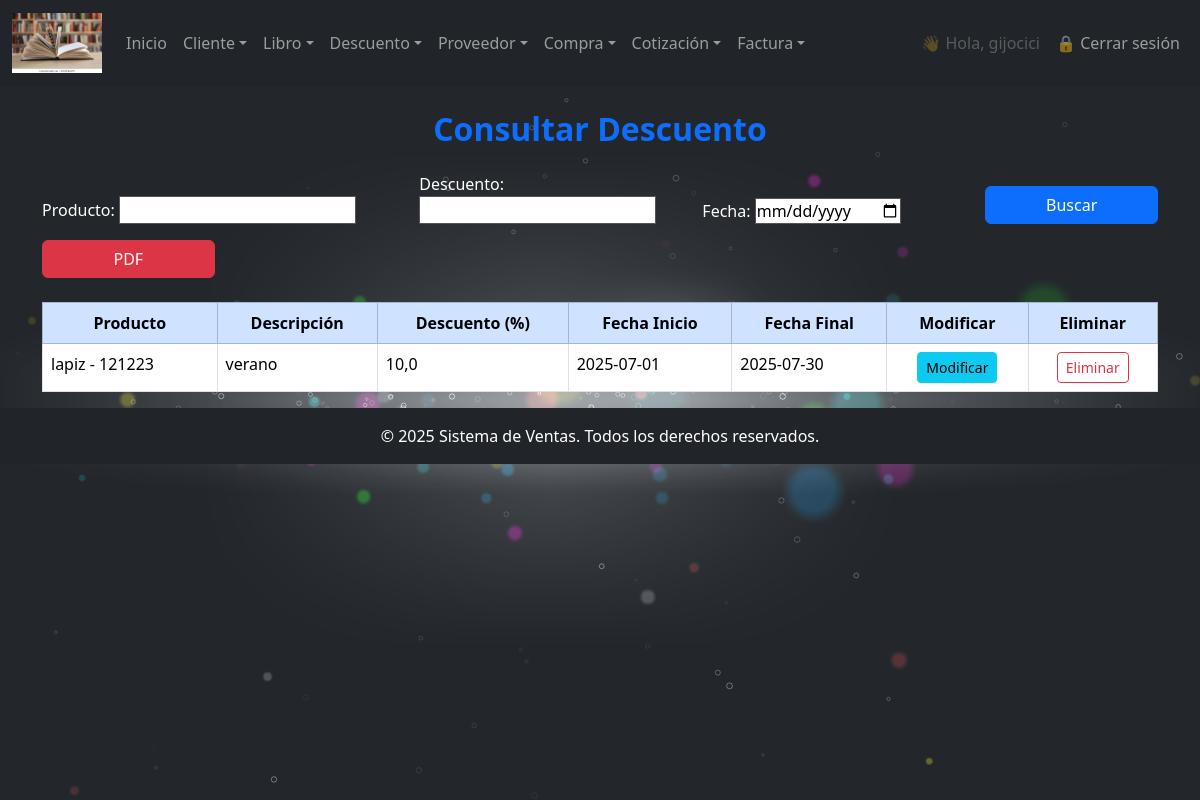
The page /descuento/consultar/ (signed in) on the database its author committed.
### miapp/models.py (models this page shows, shortened)
class Descuento(models.Model):
    producto = models.ForeignKey(Producto, on_delete=models.CASCADE)
    descripcion = models.CharField(max_length=255, blank=True, null=True)
    descuento = models.FloatField(default=0)
    fecha_inicio = models.DateTimeField(default=timezone.now)
    fecha_final = models.DateTimeField(default=timezone.now)
    fecha_creacion = models.DateTimeField(auto_now_add=True , )
    fecha_modificacion = models.DateTimeField(auto_now=True , )
    creacion_usuario = models.CharField(max_length=50)
    modificacion_usuario = models.CharField(max_length=50)
    estado = models.IntegerField(choices=ESTADO_CHOICES, default=1)
    class Meta:
        db_table = "descuento"
        verbose_name = "descuento"
        verbose_name_plural = "descuentos"

class Producto(models.Model):
    numero_serie = models.CharField(max_length=100, unique=True,)
    lote = models.CharField(max_length=50)  # Nuevo campo
    bodega = models.ForeignKey(Bodega, on_delete=models.CASCADE, null=True, blank=True)
    imagen = models.ImageField(upload_to='productos/', blank=True, null=True)
    nombre = models.CharField(max_length=100)
    modelo = models.CharField(max_length=100)
    color = models.CharField(max_length=50)
    categoria = models.CharField(max_length=100)
    precio = models.DecimalField(max_digits=10, decimal_places=2, default= Decimal('0.00'))  # Más seguro que Float
    stock = models.IntegerField(default=0)
    fecha_creacion = models.DateTimeField(auto_now_add=True)
    fecha_modificacion = models.DateTimeField(auto_now=True)
    creacion_usuario = models.CharField(max_length=50)
    modificacion_usuario = models.CharField(max_length=50)
    ESTADO_CHOICES = [
        (1, 'Activo'),
        (0, 'Inactivo'),
    ]
    estado = models.IntegerField(choices=ESTADO_CHOICES, default=1)
    class Meta:
        db_table = "producto"
        verbose_name = "producto"
        verbose_name_plural = "productos"
    def __str__(self):
        return f"{self.nombre} - {self.numero_serie}"

### miapp/views.py (the view)
        def wrapper(request, *args, **kwargs):
            if not request.user.is_authenticated:
                return redirect('login')
            try:
                empleado = Empleado.objects.get(user=request.user)
                if empleado.cargo.nombre.lower() in [c.lower() for c in nombre_cargos]:
                    return view_func(request, *args, **kwargs)
            except Empleado.DoesNotExist:
                pass
            return redirect('no_autorizado')

### miapp/forms.py
class BuscarDescuentoForm(forms.Form):
    producto = forms.CharField(max_length=50, required=False)
    descuento = forms.DecimalField(max_digits=5, decimal_places=2, required=False)
    fecha = forms.DateTimeField(
        required=False,
        widget=forms.DateInput(
            format=('%Y-%m-%d'),
            attrs={
                'placeholder': 'Seleccione la fecha de creación',
                'type': 'date'
            }
        )
    )

### miapp/views.py (called while the page is built, shortened)
def cargo_requerido(nombre_cargos):
    def decorador(view_func):
        def wrapper(request, *args, **kwargs):
            if not request.user.is_authenticated:
                return redirect('login')
            try:
                empleado = Empleado.objects.get(user=request.user)
                if empleado.cargo.nombre.lower() in [c.lower() for c in nombre_cargos]:
                    return view_func(request, *args, **kwargs)
            except Empleado.DoesNotExist:
                pass
            return redirect('no_autorizado')
        return wrapper
    return decorador

@login_required
@cargo_requerido(['admin', 'Gerente', 'supervisor', 'cajero'])
def consultar_descuento(request: HttpRequest) -> HttpResponse:
    buscar_descuento_form = BuscarDescuentoForm(request.POST or None)
    descuentos = Descuento.objects.all()
    return render(request, "facturacion_cliente/descuento/consultar_descuento.html", {
        'buscador_descuento': buscar_descuento_form,
        'descuentos': descuentos
    })

### miapp/templates/facturacion_cliente/descuento/consultar_descuento.html (shortened to what this page needs)
{% extends 'index.html' %}
{% block main %}
<div class="container mt-4">
    <h2 class="text-center mb-4 text-primary"><b>Consultar Descuento</b></h2>
    <form method="post" class="mb-4">
        <div class="row g-3 align-items-end">
            <div class="col-md-4">
                {{ buscador_descuento.producto.label_tag }}
                {{ buscador_descuento.producto }}
            </div>
            <div class="col-md-3">
                {{ buscador_descuento.descuento.label_tag }}
                {{ buscador_descuento.descuento }}
            </div>
            <div class="col-md-3">
                {{ buscador_descuento.fecha.label_tag }}
                {{ buscador_descuento.fecha }}
            </div>
            <div class="col-md-2">
                <button type="submit" name="buscar_descuento" value="Buscar descuento" class="btn btn-primary w-100">
                     Buscar
                </button>
            </div>
            <div class="col-md-2">
                <button type="submit" name="exportar_descuento" value="Exportar Pdf" class="btn btn-danger w-100">
                     PDF
                </button>
            </div>
        </div>
    </form>
    <div class="table-responsive">
        <table class="table table-bordered table-hover">
            <thead class="table-primary text-center">
                <tr>
                    <th>Producto</th>
                    <th>Descripción</th>
                    <th>Descuento (%)</th>
                    <th>Fecha Inicio</th>
                    <th>Fecha Final</th>
                    <th>Modificar</th>
                    <th>Eliminar</th>
                </tr>
            </thead>
            <tbody>
                {% if descuentos %}
                    {% for d in descuentos %}
                    <tr>
                        <td>{{ d.producto }}</td>
                        <td>{{ d.descripcion }}</td>
                        <td>{{ d.descuento }}</td>
                        <td>{{ d.fecha_inicio|date:"Y-m-d" }}</td>
                        <td>{{ d.fecha_final|date:"Y-m-d" }}</td>
                        <td class="text-center">
                            <a href="{% url 'modificar_descuento' d.id %}" class="btn btn-info btn-sm">
                                 Modificar
                            </a>
                        </td>
                        <td class="text-center">
                            <a href="{% url 'eliminar_descuento' d.id %}" class="btn btn-outline-danger btn-sm" onclick="return confirm('¿Estás seguro de eliminar este descuento?')">
                                 Eliminar
                            </a>
                        </td>
                    </tr>
                    {% endfor %}
                {% else %}
                    <tr>
                        <td colspan="7" class="text-center">No hay descuentos registrados.</td>
                    </tr>
                {% endif %}
            </tbody>
        </table>
    </div>
</div>
{% endblock %}

### miapp/templates/index.html (shortened to what this page needs)
{% load static %}
<!DOCTYPE html>
<html lang="es">
<head>
    <link href="https://cdn.jsdelivr.net/npm/bootstrap@5.3.0/dist/css/bootstrap.min.css" rel="stylesheet" />
    <link href="https://cdn.jsdelivr.net/npm/bootstrap-icons@1.11.0/font/bootstrap-icons.css" rel="stylesheet" />
    <link rel="stylesheet" href="{% static 'css/bootstrap.min.css' %}" />
    <link rel="stylesheet" href="{% static 'css/body.css' %}" />
    <link rel="stylesheet" href="{% static 'css/estilos.css' %}" />
    <link href="https://cdn.jsdelivr.net/npm/select2@4.1.0-rc.0/dist/css/select2.min.css" rel="stylesheet" />
</head>
<body class="cars">
    <canvas id="projector"></canvas>
    {% if request.resolver_match.url_name != 'login' and request.resolver_match.url_name != 'password_reset' and request.resolver_match.url_name != 'password_reset_complete' and request.resolver_match.url_name != 'password_reset_confirm' and request.resolver_match.url_name != 'password_reset_done'  %}
        {% block navbar %}
        <nav class="navbar navbar-expand-lg navbar-dark bg-dark">
            <div class="container-fluid">
                <a class="navbar-brand" href="#">
                    <img src="{% static 'img/libro.png' %}" alt="Logo" width="90" height="60" />
                </a>
                <div class="collapse navbar-collapse" id="navbarSupportedContent">
                    <ul class="navbar-nav me-auto mb-2 mb-lg-0">
                        <li class="nav-item"><a class="nav-link" href="{% url 'index' %}">Inicio</a></li>
                        <li class="nav-item dropdown">
                            <a class="nav-link dropdown-toggle" href="#" role="button" data-bs-toggle="dropdown">Cliente</a>
                        </li>
                        <li class="nav-item dropdown">
                            <a class="nav-link dropdown-toggle" href="#" role="button" data-bs-toggle="dropdown">Libro</a>
                        </li>
                        <li class="nav-item dropdown">
                            <a class="nav-link dropdown-toggle" href="#" role="button" data-bs-toggle="dropdown">Descuento</a>
                        </li>
                        <li class="nav-item dropdown">
                            <a class="nav-link dropdown-toggle" href="#" role="button" data-bs-toggle="dropdown">Proveedor</a>
                        </li>
                        <li class="nav-item dropdown">
                            <a class="nav-link dropdown-toggle" href="#" role="button" data-bs-toggle="dropdown">Compra</a>
                        <li class="nav-item dropdown">
                            <a class="nav-link dropdown-toggle" href="#" role="button" data-bs-toggle="dropdown">Cotización</a>
                        </li>
                        <li class="nav-item dropdown">
                            <a class="nav-link dropdown-toggle" href="#" role="button" data-bs-toggle="dropdown">Factura</a>
                        </li>
                    </ul>
                    <ul class="navbar-nav ms-auto mb-2 mb-lg-0">
                        {% if user.is_authenticated %}
                            <li class="nav-item">
                                <span class="nav-link disabled">👋 Hola, {{ user.username }}</span>
                            </li>
                            <li class="nav-item">
                                <a class="nav-link btn btn-outline-danger" href="{% url 'logout' %}">
                                    🔒 Cerrar sesión
                                </a>
                            </li>
                        {% else %}
                            <li class="nav-item">
                                <a class="nav-link btn btn-outline-primary" href="{% url 'login' %}">
                                    🔑 Iniciar sesión
                                </a>
                            </li>
                        {% endif %}
                    </ul>
                </div>
            </div>
        </nav>
        {% endblock %}
    {% endif %}
    {% block main %}{% endblock %}
    {% if request.resolver_match.url_name != 'login' and request.resolver_match.url_name != 'password_reset' and request.resolver_match.url_name != 'password_reset_complete' and request.resolver_match.url_name != 'password_reset_confirm' and request.resolver_match.url_name != 'password_reset_done'  %}
        <footer class="bg-dark text-white text-center py-3">
            <p class="mb-0">© 2025 Sistema de Ventas. Todos los derechos reservados.</p>
        </footer>
    {% endif %}
</body>
</html>

### miapp/static/css/body.css (style rules this page uses)
#projector { position: fixed; inset: 0; width: 100vw; height: 100vh; z-index: -1; display: block; }
html, body { width: 100vw; height: 100vh; margin: 0; padding: 0; overflow: hidden; }

### miapp/static/css/estilos.css (style rules this page uses)
html, body { width:100%; height:100%; padding:0px; margin:0px; overflow: hidden; }
#projector { position: absolute; top: 0px; left: 0px; width:100%; height:100%; }

### miapp/templates/index.html (style rules this page uses)
body { background-color: #585252; color: #fff; }
input, select, textarea { background-color: #ffffff !important; color: #000000 !important; border: 1px solid #555 !important; }
html, body { height: 100%; margin: 0; padding: 0; overflow: auto; }
#projector { position: fixed; top: 0; left: 0; width: 100vw; height: 100vh; z-index: -1; background: transparent; pointer-events: none; }

### rows shown on the page
Descuento: producto "lapiz - 121223", descripcion "verano", descuento "10,0", fecha_inicio "2025-07-01", fecha_final "2025-07-30"

### other values the page prints
{{ user.username }} "gijocici"
{{ buscador_descuento.producto.label_tag }} "Producto:"
{{ buscador_descuento.descuento.label_tag }} "Descuento:"
{{ buscador_descuento.fecha.label_tag }} "Fecha:"
